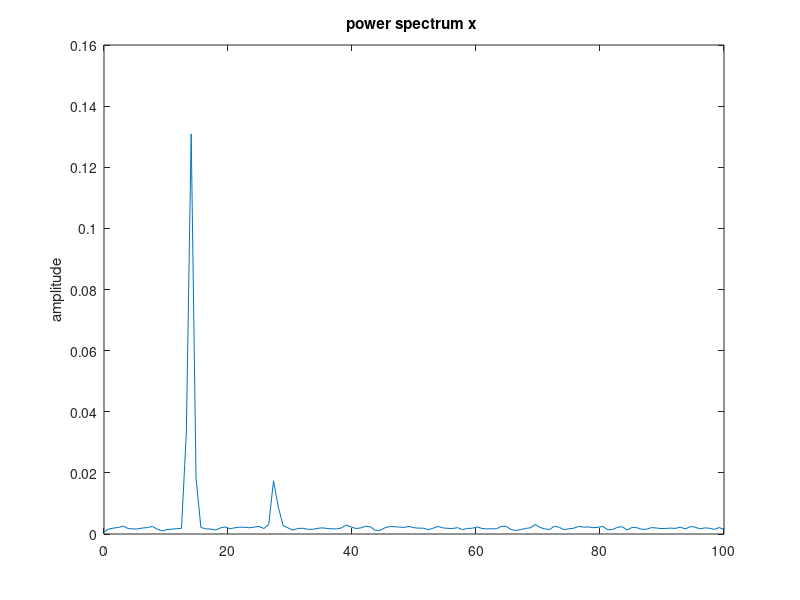
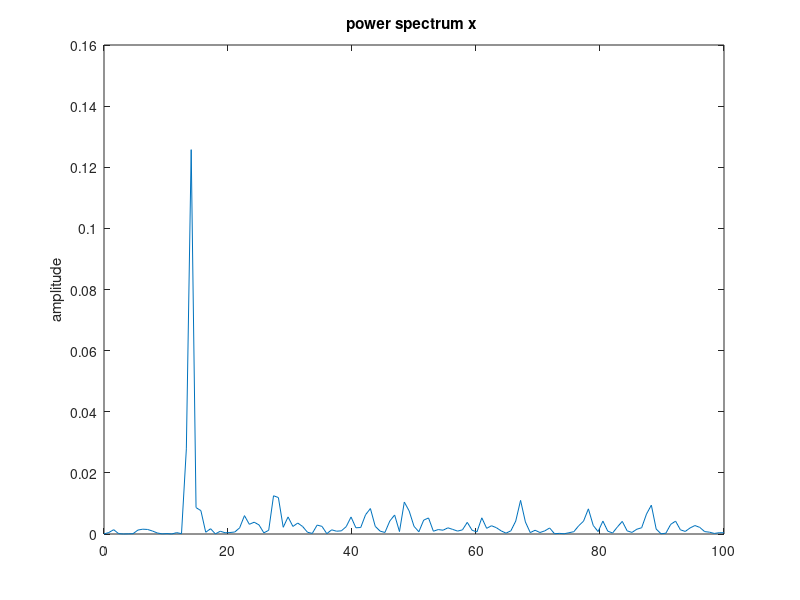

The MATLAB script that drew these images, in order: (Note: this script raises an error after producing the figures.)
% B2B31CZS / B2M31DSP - Scaling of PSD estimate

fs=200;
tmax=20 ;

f1=14;
A1=0.5 ;

f2=27.5 ;
A2=0.2 ;


tt=0:1/fs:tmax-1/fs ;
s1=A1*sin(2*pi*f1*tt)+A2*sin(2*pi*f2*tt) ;

b1=randn(1,tmax*fs);

SNR=-3;
Ps1=mean(s1.*s1);
Pb1=mean(b1.*b1);
k=sqrt(Ps1/Pb1*exp(-SNR/10));
x1=s1+k*b1;

wlen=256 ;

wn=hamming(wlen);
Pwn=mean(wn.^2);

figure(1)
pwelch(x1,wn,[],[],fs)

figure(2)
pwelch(x1(1:wlen),wn,[],[],fs)


Gx1=abs(fft(x1(1:wlen).*wn')).^2/wlen/fs/Pwn ;
ff=(0:wlen-1)./wlen.*fs ;

[psd1,fff]=pwelch(x1,wn,[],[],fs,'twoside','power');
[psd2,fff]=pwelch(x1(1:wlen),wn,[],[],fs,'twoside','power');

figure(3)
plot(ff,10*log10(Gx1),'b')
hold on
plot(fff,10*log10(psd2),'g--')
plot(fff,10*log10(psd1),'r')
hold off
title('Two-side PSD estimation using pwelch() with ''power'' option')
legend('DFT one-frame Gx','pwelch one-frame','pwelch smoothed')

[psd1oneside,ffone]=pwelch(x1,wn,[],[],fs);
[psd2oneside,ffone]=pwelch(x1(1:wlen),wn,[],[],fs);

figure(4)
plot(ff,10*log10(Gx1),'b')
hold on
plot(ffone,10*log10(psd2oneside),'g')
plot(ffone,10*log10(psd1oneside),'r')
hold off
title('One-side PSD estimation using pwelch() with ''power'' option')
legend('DFT one-frame Gx','pwelch one-frame','pwelch smoothed')

figure(5)
plot(fff,10*log10(psd1),'b')
hold on
plot(ffone,10*log10(psd1oneside),'r')
hold off
legend('pwelch two-side PSD','pwelch one-side PSD')
title('One-side spectrum is 3 dB above two-side spectrum')

%% PWELCH with 'psd' option

wn=rectwin(wlen);
wn=hamming(wlen);

Gx1_2=abs(fft(x1(1:wlen).*wn')).^2./wlen./Pwn ;
ff=(0:wlen-1)./wlen.*fs ;

figure(6)
plot(ff,10*log10(Gx1_2),'b');

% [psd1,fff]=pwelch(x1,wn,[],[],fs,'twoside');
[psd2_2,fff]=pwelch(x1(1:wlen),wn,[],[],[],'psd','twoside');
[psd2_1,fff]=pwelch(x1,wn,[],[],[],'psd','twoside');

hold on

plot(ff,10*log10(psd2_2),'g--');
plot(ff,10*log10(psd2_1),'r');

hold off
title('Two-side PSD estimation using pwelch() with ''psd'' option')
legend('Equivalent power spectrum (periodogram) computed by fft()','pwelch two-side PSD with ''psd'' option without smoothing','pwelch two-side PSD with ''psd'' SMOOTHED')
